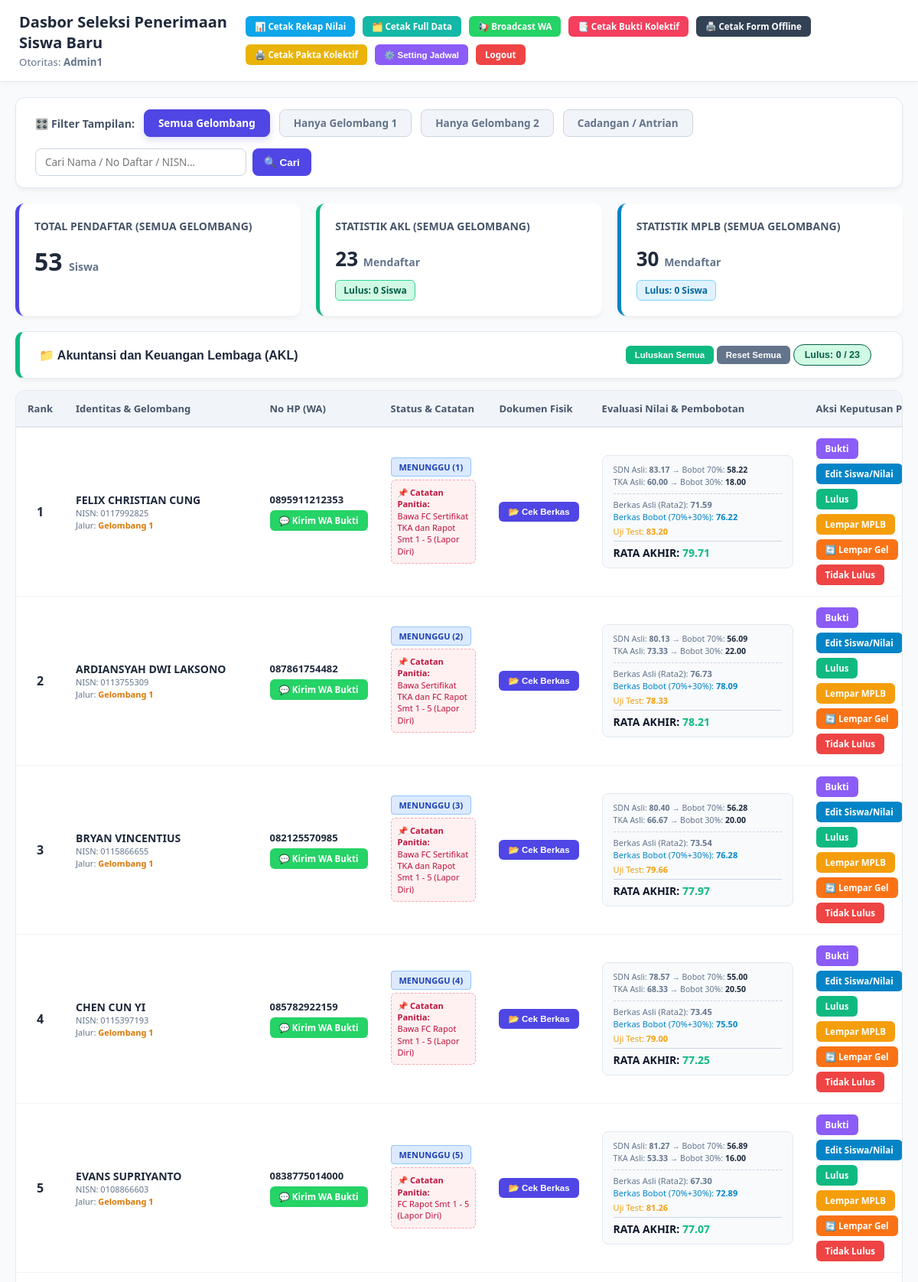
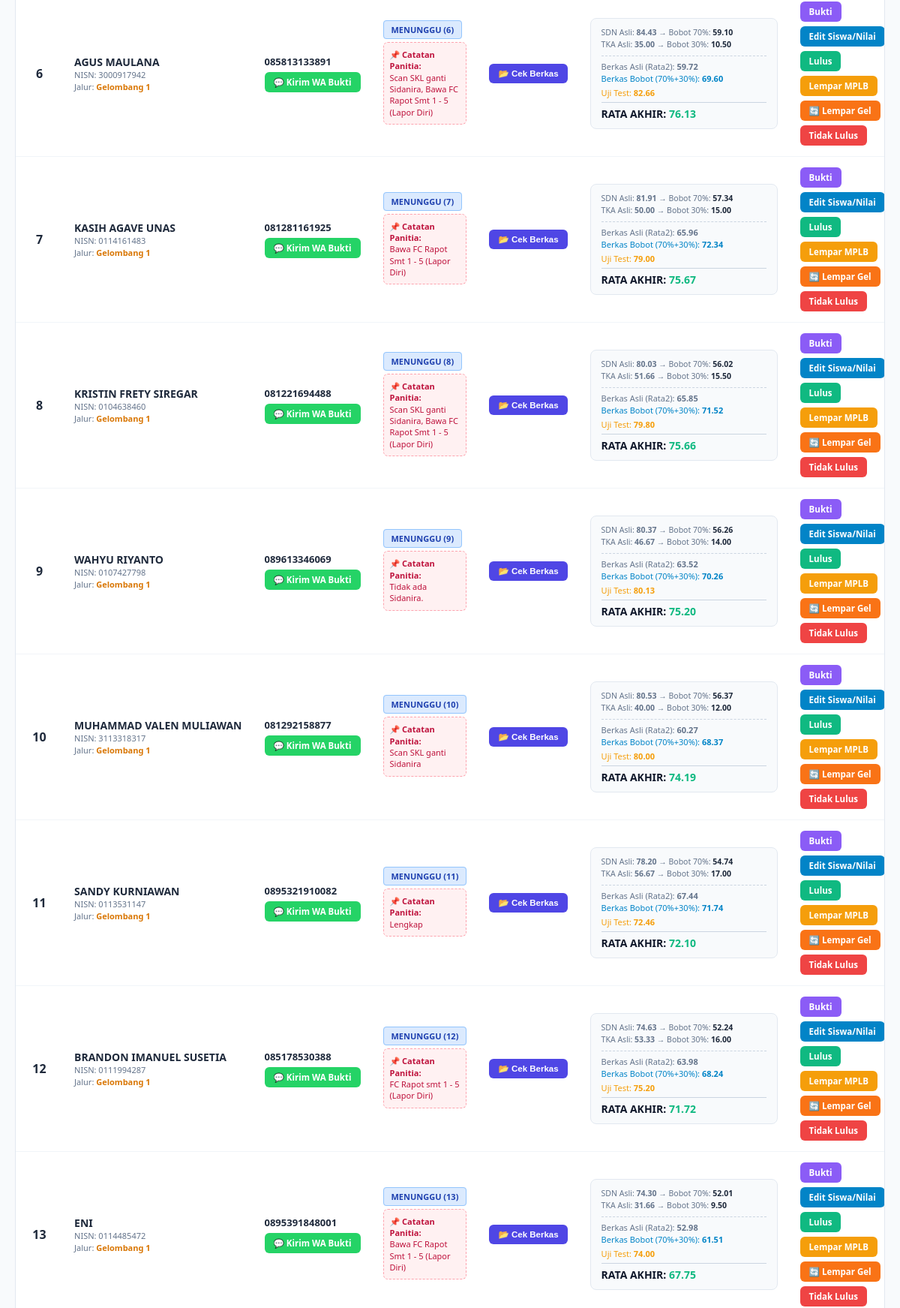
Page /spmbsmk/admin/admin.php (signed in, upper part) on the committed database (2 pictures, top to bottom).
### tables this page shows
CREATE TABLE `pendaftar` (
  `id` int(11) NOT NULL,
  `no_pendaftaran` varchar(255) DEFAULT NULL,
  `nama_lengkap` varchar(100) NOT NULL,
  `nik` varchar(16) DEFAULT NULL,
  `tempat_lahir` varchar(50) NOT NULL,
  `tanggal_lahir` date NOT NULL,
  `nisn` varchar(10) NOT NULL,
  `no_ijazah` varchar(50) NOT NULL,
  `asal_sekolah` varchar(100) NOT NULL,
  `riwayat_penyakit` varchar(255) DEFAULT NULL,
  `alamat` text DEFAULT NULL,
  `kelurahan` varchar(100) DEFAULT NULL,
  `kecamatan` varchar(100) DEFAULT NULL,
  `no_whatsapp` varchar(15) NOT NULL,
  `pilihan_jurusan` varchar(50) NOT NULL,
  `nilai_skl` decimal(5,2) DEFAULT 0.00,
  `tanggal_daftar` timestamp NOT NULL DEFAULT current_timestamp(),
  `nilai_tka` decimal(5,2) DEFAULT 0.00,
  `nilai_test` decimal(5,2) DEFAULT 0.00,
  `nilai_berkas` decimal(5,2) DEFAULT 0.00,
  `file_ijazah` varchar(255) DEFAULT NULL,
  `file_tka` varchar(255) DEFAULT NULL,
  `file_kk` varchar(255) DEFAULT NULL,
  `file_akte` varchar(255) DEFAULT NULL,
  `no_kk` varchar(16) DEFAULT NULL,
  `status_konfirmasi` varchar(20) DEFAULT 'Belum',
  `gelombang` varchar(20) DEFAULT NULL,
  `alasan_pembatalan` text DEFAULT NULL,
  `file_ktp_bapak` varchar(255) DEFAULT NULL,
  `file_ktp_ibu` varchar(255) DEFAULT NULL,
  `file_sptjm` varchar(255) DEFAULT NULL,
  `status_kjp` enum('Ya','Tidak') DEFAULT 'Tidak',
  `no_rek_kjp` varchar(50) DEFAULT NULL,
  `file_tabungan_kjp` varchar(255) DEFAULT NULL,
  `catatan_panitia` text DEFAULT NULL,
  `is_detail_filled` tinyint(1) DEFAULT 0
);

### spmbsmk/admin/admin.php (the view, shortened to what the rows shown need)
<?php
include '../config/koneksi.php';
$tab_aktif = isset($_GET['tab']) ? $_GET['tab'] : 'akl';
$gel_aktif = isset($_GET['gel']) ? $_GET['gel'] : 'Semua';
$search = isset($_GET['search']) ? mysqli_real_escape_string($conn, $_GET['search']) : '';
$sql_gel_filter = ($gel_aktif == 'Semua') ? "" : " AND gelombang = '$gel_aktif'";
$sql_search_filter = ($search != '') ? " AND (nama_lengkap LIKE '%$search%' OR no_pendaftaran LIKE '%$search%' OR nisn LIKE '%$search%')" : "";
$order_logic = "ORDER BY CASE status_konfirmasi
                    WHEN 'LULUS' THEN 1
                    WHEN 'Menunggu' THEN 2
                    WHEN 'Tidak Jadi' THEN 3
                END ASC,
                nilai_akhir_sql DESC,
                tanggal_lahir ASC,
                tanggal_daftar ASC,
                id ASC";
$rumus_nilai = "((((nilai_skl * 0.7) + (nilai_tka * 0.3))) + nilai_test) / 2";
$query_akl = "SELECT *, $rumus_nilai as nilai_akhir_sql FROM pendaftar WHERE pilihan_jurusan = 'Akuntansi dan Keuangan Lembaga' $sql_gel_filter $sql_search_filter $order_logic";
$result_akl = mysqli_query($conn, $query_akl);
$protocol = isset($_SERVER['HTTPS']) && $_SERVER['HTTPS'] === 'on' ? "https" : "http";
$domain_web = $protocol . "://" . $_SERVER['HTTP_HOST'] . dirname($_SERVER['PHP_SELF']);
?>
<!DOCTYPE html>
<html lang="id">
<head>
</head>
<body>
    <div class="nav-admin">
        <div>
            <h2 style="margin: 0; font-size: 20px;">Dasbor Seleksi Penerimaan Siswa Baru</h2>
        </div>
    </div>
    <div id="panel_akl" class="panel-tabel <?php echo ($tab_aktif == 'akl') ? 'terbuka' : ''; ?>">
        <div class="table-responsive">
            <table>
                <thead>
                    <tr>
                        <th>Rank</th>
                        <th>Identitas & Gelombang</th>
                        <th>No HP (WA)</th>
                        <th>Status & Catatan</th>
                        <th>Dokumen Fisik</th>
                        <th>Evaluasi Nilai & Pembobotan</th>
                        <th>Aksi Keputusan Panitia</th>
                    </tr>
                </thead>
                <tbody>
                    <?php
                    $rank = 1;
                    if (mysqli_num_rows($result_akl) > 0) {
                        while($row = mysqli_fetch_assoc($result_akl)) {
                            if ($row['status_konfirmasi'] == 'LULUS') {
                                $zb = "<span class='status-badge badge-locked-utama'>🔒 Lulus</span>";
                            } else {
                                $zb = "<span class='status-badge badge-utama'>Menunggu ($rank)</span>";
                            }
                            $no_hp = preg_replace('/[^0-9]/', '', $row['no_whatsapp']);
                            if (substr($no_hp, 0, 1) == '0') {
                                $no_wa = '62' . substr($no_hp, 1);
                            } else {
                                $no_wa = $no_hp;
                            }
                            $pesan_wa = urlencode("Halo Bapak/Ibu Calon Wali Murid dari *" . $row['nama_lengkap'] . "* (NISN: " . $row['nisn'] . ").\n\nBerikut kami sampaikan Bukti Pendaftaran dan Pengumuman SPMB SMK Permata Bunda I.\n\nSilakan klik tautan ini untuk mengunduh bukti Anda:\n" . $domain_web . "/bukti.php?no_pendaftaran=" . $row['no_pendaftaran']);
                            $asli_skl = (float)$row['nilai_skl'];
                            $asli_tka = (float)$row['nilai_tka'];
                            $bobot_skl = $asli_skl * 0.70;
                            $bobot_tka = $asli_tka * 0.30;
                            $nilai_berkas_asli = ($asli_skl + $asli_tka) / 2;
                            $nilai_berkas_bobot = $bobot_skl + $bobot_tka;
                            $nilai_test = (float)$row['nilai_test'];
                            $nilai_akhir_total = ($nilai_berkas_bobot + $nilai_test) / 2;
                    ?>
                    <tr>
                        <td style="text-align:center; font-size:16px;"><b><?php echo $rank; ?></b></td>
                        <td>
                            <div class="identitas-box">
                                <span style="font-weight: 800; font-size: 14px;"><?php echo htmlspecialchars($row['nama_lengkap'], ENT_QUOTES, 'UTF-8'); ?></span>
                                <span class="small-text">NISN: <?php echo htmlspecialchars($row['nisn'], ENT_QUOTES, 'UTF-8');?></span>
                                <span class="small-text">Jalur: <b style="color:#d97706; text-transform: capitalize;">Gelombang <?php echo htmlspecialchars($row['gelombang'], ENT_QUOTES, 'UTF-8'); ?></b></span>
                            </div>
                        </td>
                        <td>
                            <span style="font-weight:600; display:block; margin-bottom:5px; font-size:13px;"><?php echo htmlspecialchars($row['no_whatsapp'], ENT_QUOTES, 'UTF-8'); ?></span>
                            <a href="https://wa.me/<?php echo $no_wa; ?>?text=<?php echo $pesan_wa; ?>" target="_blank" class="btn-action bg-wa">💬 Kirim WA Bukti</a>
                        </td>
                        <td>
                            <?php echo $zb; ?>
                            <?php if (!empty($row['catatan_panitia'])): ?>
                                <div style="margin-top: 8px; background: #fff1f2; border: 1px dashed #fda4af; padding: 8px; border-radius: 6px; font-size: 11px; color: #be123c; line-height: 1.4; max-width: 220px; white-space: normal;">
                                    <b>📌 Catatan Panitia:</b><br>
                                    <?php echo nl2br(htmlspecialchars($row['catatan_panitia'], ENT_QUOTES, 'UTF-8')); ?>
                                </div>
                            <?php endif; ?>
                        </td>
                        <td>
                            <button class="btn-action bg-view" onclick="bukaModalBerkas('<?php echo addslashes($row['nama_lengkap']); ?>', '<?php echo $row['file_ijazah']; ?>', '<?php echo $row['file_tka']; ?>', '<?php echo $row['file_kk']; ?>', '<?php echo $row['file_akte']; ?>', '<?php echo $row['file_ktp_bapak']; ?>', '<?php echo $row['file_ktp_ibu']; ?>', '<?php echo $row['file_sptjm']; ?>', '<?php echo $row['status_kjp']; ?>', '<?php echo $row['file_tabungan_kjp']; ?>')">📂 Cek Berkas</button>
                        </td>
                        <td>
                            <div class="nilai-box">
                                <div class="rincian-bobot">
                                    SDN Asli: <b><?php echo number_format($asli_skl, 2); ?></b> &rarr; Bobot 70%: <b style="color:#1e293b;"><?php echo number_format($bobot_skl, 2); ?></b><br>
                                    TKA Asli: <b><?php echo number_format($asli_tka, 2); ?></b> &rarr; Bobot 30%: <b style="color:#1e293b;"><?php echo number_format($bobot_tka, 2); ?></b>
                                </div>
                                <span class="small-text" style="color:#64748b;">Berkas Asli (Rata2): <b><?php echo number_format($nilai_berkas_asli, 2); ?></b></span>
                                <span class="small-text" style="color:#0284c7;">Berkas Bobot (70%+30%): <b><?php echo number_format($nilai_berkas_bobot, 2); ?></b></span>
                                <span class="small-text" style="color:#f59e0b; margin-top:4px;">
                                    Uji Test: <b><?php echo ($nilai_test > 0) ? number_format($nilai_test, 2) : '0.00 (Belum Ujian)'; ?></b>
                                </span>
                                <div style="margin-top:5px; border-top:1px solid #cbd5e1; padding-top:5px; font-weight: 800; font-size: 14px; color:#0f172a;">
                                    RATA AKHIR: <span style="color:#10b981;"><?php echo number_format($nilai_akhir_total, 2); ?></span>
                                </div>
                            </div>
                        </td>
                        <td>
                            <div class="btn-group">
                                <a href="bukti.php?no_pendaftaran=<?php echo urlencode($row['no_pendaftaran']); ?>" target="_blank" class="btn-action bg-print-bukti">Bukti</a>
                                <?php if($row['status_konfirmasi'] == 'Menunggu'): ?>
                                    <a href="edit.php?id=<?php echo $row['id']; ?>&tab=akl" class="btn-action bg-edit">Edit Siswa/Nilai</a>
                                    <a href="konfirmasi.php?id=<?php echo $row['id']; ?>&status=LULUS&tab=akl" class="btn-action bg-success-btn" onclick="return confirm('Kunci kelulusan untuk siswa ini?')">Lulus</a>
                                    <a href="konfirmasi.php?id=<?php echo $row['id']; ?>&status=Pindah&tab=akl" class="btn-action bg-move-btn" onclick="return confirm('Pindahkan siswa ini ke jurusan MPLB?')">Lempar MPLB</a>
                                    <a href="#" class="btn-action" style="background:#f97316;" onclick="pindahGelombang(<?php echo $row['id']; ?>, 'akl'); return false;">🔄 Lempar Gel</a>
                                    <a href="#" class="btn-action bg-danger-btn" onclick="let alasan = prompt('Masukkan alasan tidak lulus/batal untuk siswa ini:'); if(alasan === null) return false; if(alasan.trim() === '') { alert('Alasan wajib diisi!'); return false; } window.location.href='konfirmasi.php?id=<?php echo $row['id']; ?>&status=Tidak Jadi&tab=akl&alasan=' + encodeURIComponent(alasan); return false;">Tidak Lulus</a>
                                <?php endif; ?>
                            </div>
                        </td>
                    </tr>
                    <?php $rank++; }} else { echo "<tr><td colspan='7' style='text-align:center; padding:30px;'>Pencarian/Data tidak ditemukan pada jurusan ini.</td></tr>"; } ?>
                </tbody>
            </table>
        </div>
    </div>
</body>
</html>

### rows in the picture
pendaftar: nama_lengkap "FELIX CHRISTIAN CUNG", nisn "0117992825", gelombang "1", no_whatsapp "0895911212353", catatan_panitia "Bawa FC Sertifikat TKA dan Rapot Smt 1 - 5 (Lapor Diri)", nilai_skl "83.17", nilai_skl "58.22", nilai_tka "60.00", nilai_tka "18.00", nilai_berkas_asli "71.59", nilai_berkas_bobot "76.22", nilai_test "83.20", nilai_akhir_total "79.71"
pendaftar: nama_lengkap "ARDIANSYAH DWI LAKSONO", nisn "0113755309", gelombang "1", no_whatsapp "087861754482", catatan_panitia "Bawa Sertifikat TKA dan FC Rapot Smt 1 - 5 (Lapor Diri)", nilai_skl "80.13", nilai_skl "56.09", nilai_tka "73.33", nilai_tka "22.00", nilai_berkas_asli "76.73", nilai_berkas_bobot "78.09", nilai_test "78.33", nilai_akhir_total "78.21"
pendaftar: nama_lengkap "BRYAN VINCENTIUS", nisn "0115866655", gelombang "1", no_whatsapp "082125570985", catatan_panitia "Bawa FC Sertifikat TKA dan Rapot Smt 1 - 5 (Lapor Diri)", nilai_skl "80.40", nilai_skl "56.28", nilai_tka "66.67", nilai_tka "20.00", nilai_berkas_asli "73.54", nilai_berkas_bobot "76.28", nilai_test "79.66", nilai_akhir_total "77.97"
pendaftar: nama_lengkap "CHEN CUN YI", nisn "0115397193", gelombang "1", no_whatsapp "085782922159", catatan_panitia "Bawa FC Rapot Smt 1 - 5 (Lapor Diri)", nilai_skl "78.57", nilai_skl "55.00", nilai_tka "68.33", nilai_tka "20.50", nilai_berkas_asli "73.45", nilai_berkas_bobot "75.50", nilai_test "79.00", nilai_akhir_total "77.25"
pendaftar: nama_lengkap "EVANS SUPRIYANTO", nisn "0108866603", gelombang "1", no_whatsapp "0838775014000", catatan_panitia "FC Rapot Smt 1 - 5 (Lapor Diri)", nilai_skl "81.27", nilai_skl "56.89", nilai_tka "53.33", nilai_tka "16.00", nilai_berkas_asli "67.30", nilai_berkas_bobot "72.89", nilai_test "81.26", nilai_akhir_total "77.07"
pendaftar: nama_lengkap "AGUS MAULANA", nisn "3000917942", gelombang "1", no_whatsapp "085813133891", catatan_panitia "Scan SKL ganti Sidanira, Bawa FC Rapot Smt 1 - 5 (Lapor Diri)", nilai_skl "84.43", nilai_skl "59.10", nilai_tka "35.00", nilai_tka "10.50", nilai_berkas_asli "59.72", nilai_berkas_bobot "69.60", nilai_test "82.66", nilai_akhir_total "76.13"
pendaftar: nama_lengkap "KASIH AGAVE UNAS", nisn "0114161483", gelombang "1", no_whatsapp "081281161925", catatan_panitia "Bawa FC Rapot Smt 1 - 5 (Lapor Diri)", nilai_skl "81.91", nilai_skl "57.34", nilai_tka "50.00", nilai_tka "15.00", nilai_berkas_asli "65.96", nilai_berkas_bobot "72.34", nilai_test "79.00", nilai_akhir_total "75.67"
pendaftar: nama_lengkap "KRISTIN FRETY SIREGAR", nisn "0104638460", gelombang "1", no_whatsapp "081221694488", catatan_panitia "Scan SKL ganti Sidanira, Bawa FC Rapot Smt 1 - 5 (Lapor Diri)", nilai_skl "80.03", nilai_skl "56.02", nilai_tka "51.66", nilai_tka "15.50", nilai_berkas_asli "65.85", nilai_berkas_bobot "71.52", nilai_test "79.80", nilai_akhir_total "75.66"
pendaftar: nama_lengkap "WAHYU RIYANTO", nisn "0107427798", gelombang "1", no_whatsapp "089613346069", catatan_panitia "Tidak ada Sidanira.", nilai_skl "80.37", nilai_skl "56.26", nilai_tka "46.67", nilai_tka "14.00", nilai_berkas_asli "63.52", nilai_berkas_bobot "70.26", nilai_test "80.13", nilai_akhir_total "75.20"
pendaftar: nama_lengkap "MUHAMMAD VALEN MULIAWAN", nisn "3113318317", gelombang "1", no_whatsapp "081292158877", catatan_panitia "Scan SKL ganti Sidanira", nilai_skl "80.53", nilai_skl "56.37", nilai_tka "40.00", nilai_tka "12.00", nilai_berkas_asli "60.27", nilai_berkas_bobot "68.37", nilai_test "80.00", nilai_akhir_total "74.19"
pendaftar: nama_lengkap "SANDY KURNIAWAN", nisn "0113531147", gelombang "1", no_whatsapp "0895321910082", catatan_panitia "Lengkap", nilai_skl "78.20", nilai_skl "54.74", nilai_tka "56.67", nilai_tka "17.00", nilai_berkas_asli "67.44", nilai_berkas_bobot "71.74", nilai_test "72.46", nilai_akhir_total "72.10"
pendaftar: nama_lengkap "BRANDON IMANUEL SUSETIA", nisn "0111994287", gelombang "1", no_whatsapp "085178530388", catatan_panitia "FC Rapot smt 1 - 5 (Lapor Diri)", nilai_skl "74.63", nilai_skl "52.24", nilai_tka "53.33", nilai_tka "16.00", nilai_berkas_asli "63.98", nilai_berkas_bobot "68.24", nilai_test "75.20", nilai_akhir_total "71.72"
pendaftar: nama_lengkap "ENI", nisn "0114485472", gelombang "1", no_whatsapp "0895391848001", catatan_panitia "Bawa FC Rapot Smt 1 - 5 (Lapor Diri)", nilai_skl "74.30", nilai_skl "52.01", nilai_tka "31.66", nilai_tka "9.50", nilai_berkas_asli "52.98", nilai_berkas_bobot "61.51", nilai_test "74.00", nilai_akhir_total "67.75"

### other values in the picture
$_SESSION['admin_user'] "Admin1"
$label_gelombang "SEMUA GELOMBANG"
$tot_all "53"
$tot_akl_all "23"
$akl_utama "0"
$tot_mplb_all "30"
$mplb_utama "0"
